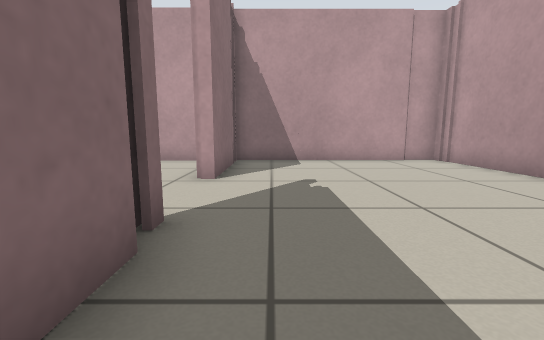
view 1 (above)

12 first-person views from a walk through a Stage world. The camera is 0.5 m above the floor, tilts 8° down and sees 90° across. The lines on the ground mark 1 m squares. The floor is counted in squares, 0.5 m on a side. Each view is taken from the middle of a square. On the plan, view 1 faces up. The plan holds only what a view shows up to about 11 squares ahead; the rest is blank. Robots are left out.

view 2
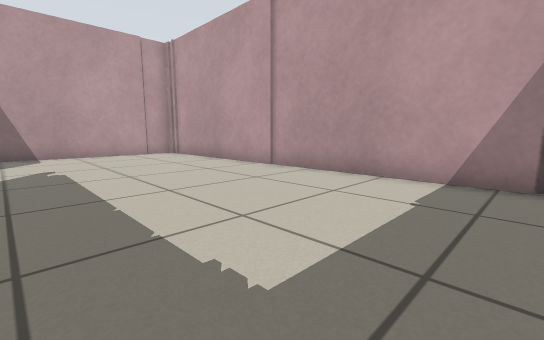

view 3
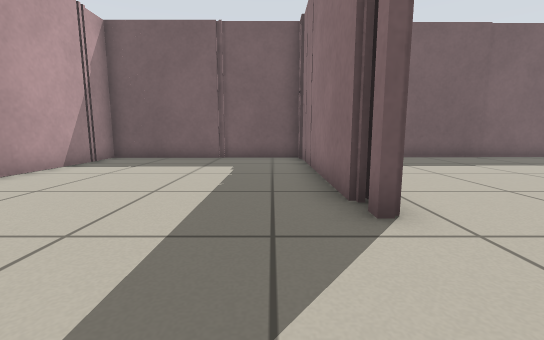

view 4
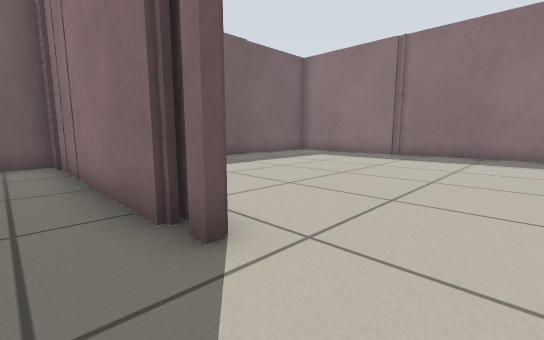

view 5
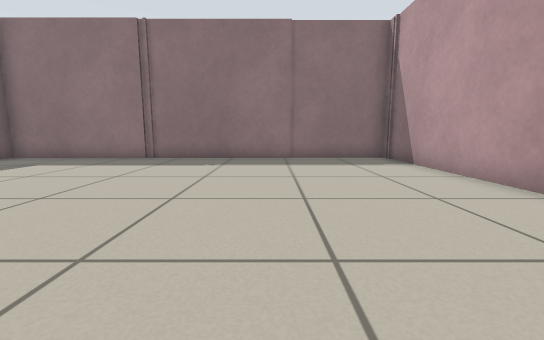

view 6
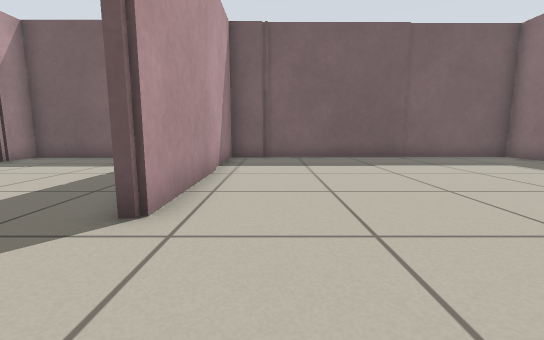

view 7
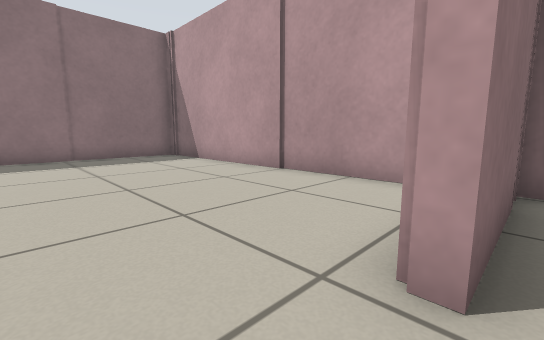

view 8
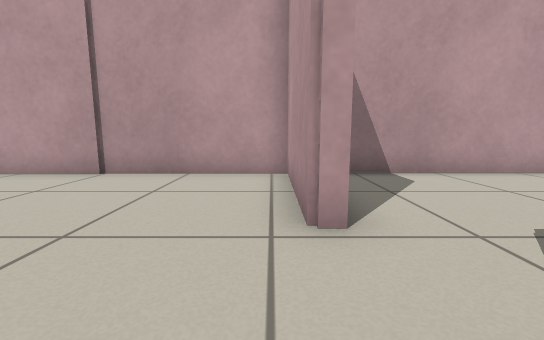

view 9
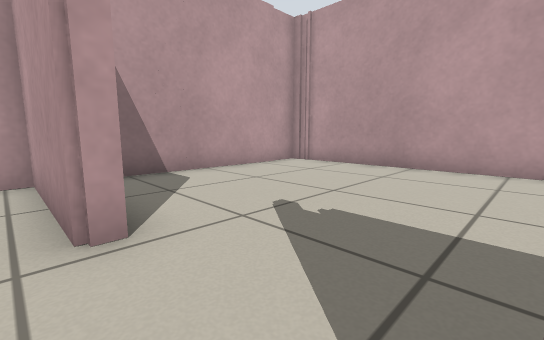

view 10
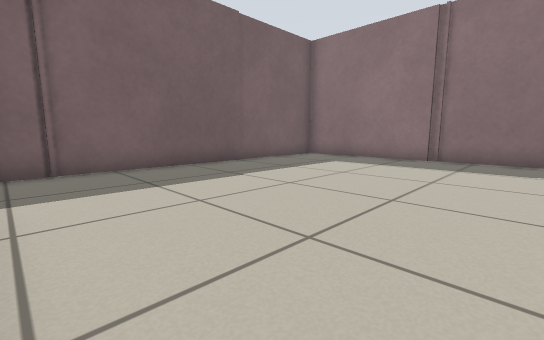

view 11
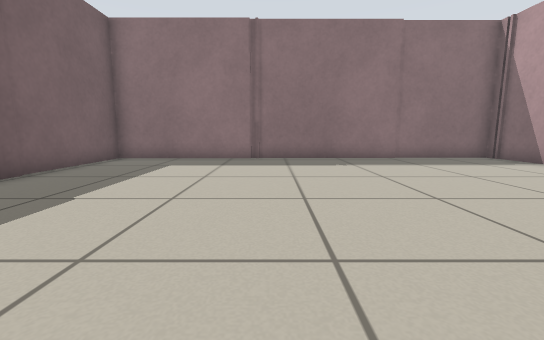

view 12
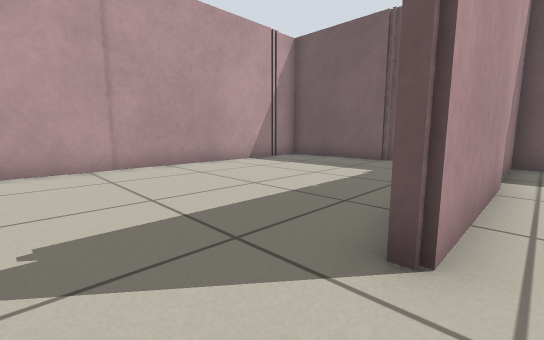

### Floor plan
Ten units are one square. View 1 is at (0, 0); x grows to the right and y downward. Boxes are objects, and circles mark ways between rooms. Rooms are numbered by the first view taken in them; rooms with no view inside come last. Other rooms are left out.
<svg viewBox="-129 -101 194 153">
<path fill="none" stroke="#000" d="M-11 -22 -11 47 21 47M-14 -29 -14 -19M-15 -30 -11 -30M-11 -88 -11 -57 -15 -57M18 45 60 45 60 -90M59 -96 -12 -96M-15 -57 -15 -96 -61 -96M-60 -94 -124 -94 -124 47 -15 47 -15 15M-15 11 -15 -30"/>
<circle cx="-10" cy="-40" r="3" fill="#2a7"/>
<text x="20" y="-30">1</text>
<text x="-70" y="-30">2</text>
</svg>
Room 1 opens to room 2.

Where each view was taken, in squares from view 1:
view 1: 0 up, 0 right, facing up
view 2: 3 down, 0 right, facing up-right
view 3: 6 up, 0 right, facing down
view 4: 5 up, 0 right, facing down-left
view 5: 5 up, 2 left, facing left
view 6: 6 up, 3 left, facing down
view 7: 4 up, 1 left, facing up-left
view 8: 3 up, 2 left, facing up
view 9: 3 up, 2 left, facing up-right
view 10: 3 up, 2 left, facing down-left
view 11: 1 up, 2 left, facing left
view 12: 5 up, 2 left, facing down-right
